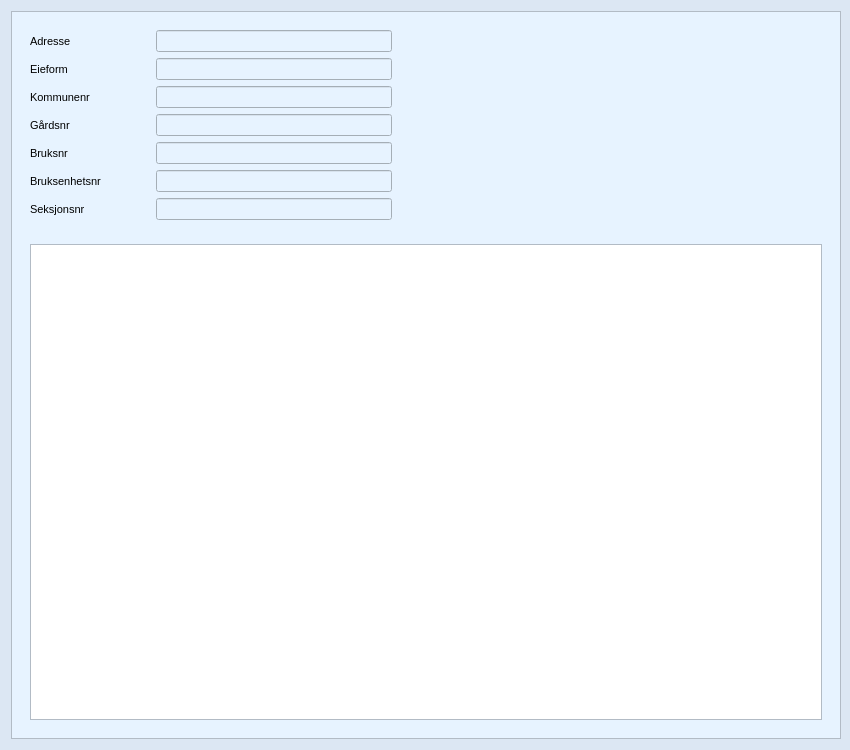
<?xml version="1.0" encoding="UTF-8"?>
<ui version="4.0">
 <class>dialog_eierskiftehistorikk</class>
 <widget class="QDialog" name="dialog_eierskiftehistorikk">
  <property name="geometry">
   <rect>
    <x>0</x>
    <y>0</y>
    <width>850</width>
    <height>750</height>
   </rect>
  </property>
  <property name="sizePolicy">
   <sizepolicy hsizetype="Preferred" vsizetype="Preferred">
    <horstretch>0</horstretch>
    <verstretch>0</verstretch>
   </sizepolicy>
  </property>
  <property name="minimumSize">
   <size>
    <width>850</width>
    <height>750</height>
   </size>
  </property>
  <property name="maximumSize">
   <size>
    <width>16777215</width>
    <height>16777215</height>
   </size>
  </property>
  <property name="palette">
   <palette>
    <active>
     <colorrole role="WindowText">
      <brush brushstyle="SolidPattern">
       <color alpha="255">
        <red>0</red>
        <green>0</green>
        <blue>0</blue>
       </color>
      </brush>
     </colorrole>
     <colorrole role="Button">
      <brush brushstyle="SolidPattern">
       <color alpha="255">
        <red>220</red>
        <green>231</green>
        <blue>243</blue>
       </color>
      </brush>
     </colorrole>
     <colorrole role="Light">
      <brush brushstyle="SolidPattern">
       <color alpha="255">
        <red>255</red>
        <green>255</green>
        <blue>255</blue>
       </color>
      </brush>
     </colorrole>
     <colorrole role="Midlight">
      <brush brushstyle="SolidPattern">
       <color alpha="255">
        <red>237</red>
        <green>243</green>
        <blue>249</blue>
       </color>
      </brush>
     </colorrole>
     <colorrole role="Dark">
      <brush brushstyle="SolidPattern">
       <color alpha="255">
        <red>110</red>
        <green>115</green>
        <blue>121</blue>
       </color>
      </brush>
     </colorrole>
     <colorrole role="Mid">
      <brush brushstyle="SolidPattern">
       <color alpha="255">
        <red>147</red>
        <green>154</green>
        <blue>162</blue>
       </color>
      </brush>
     </colorrole>
     <colorrole role="Text">
      <brush brushstyle="SolidPattern">
       <color alpha="255">
        <red>0</red>
        <green>0</green>
        <blue>0</blue>
       </color>
      </brush>
     </colorrole>
     <colorrole role="BrightText">
      <brush brushstyle="SolidPattern">
       <color alpha="255">
        <red>255</red>
        <green>255</green>
        <blue>255</blue>
       </color>
      </brush>
     </colorrole>
     <colorrole role="ButtonText">
      <brush brushstyle="SolidPattern">
       <color alpha="255">
        <red>0</red>
        <green>0</green>
        <blue>0</blue>
       </color>
      </brush>
     </colorrole>
     <colorrole role="Base">
      <brush brushstyle="SolidPattern">
       <color alpha="255">
        <red>255</red>
        <green>255</green>
        <blue>255</blue>
       </color>
      </brush>
     </colorrole>
     <colorrole role="Window">
      <brush brushstyle="SolidPattern">
       <color alpha="255">
        <red>220</red>
        <green>231</green>
        <blue>243</blue>
       </color>
      </brush>
     </colorrole>
     <colorrole role="Shadow">
      <brush brushstyle="SolidPattern">
       <color alpha="255">
        <red>0</red>
        <green>0</green>
        <blue>0</blue>
       </color>
      </brush>
     </colorrole>
     <colorrole role="AlternateBase">
      <brush brushstyle="SolidPattern">
       <color alpha="255">
        <red>237</red>
        <green>243</green>
        <blue>249</blue>
       </color>
      </brush>
     </colorrole>
     <colorrole role="ToolTipBase">
      <brush brushstyle="SolidPattern">
       <color alpha="255">
        <red>255</red>
        <green>255</green>
        <blue>220</blue>
       </color>
      </brush>
     </colorrole>
     <colorrole role="ToolTipText">
      <brush brushstyle="SolidPattern">
       <color alpha="255">
        <red>0</red>
        <green>0</green>
        <blue>0</blue>
       </color>
      </brush>
     </colorrole>
    </active>
    <inactive>
     <colorrole role="WindowText">
      <brush brushstyle="SolidPattern">
       <color alpha="255">
        <red>0</red>
        <green>0</green>
        <blue>0</blue>
       </color>
      </brush>
     </colorrole>
     <colorrole role="Button">
      <brush brushstyle="SolidPattern">
       <color alpha="255">
        <red>220</red>
        <green>231</green>
        <blue>243</blue>
       </color>
      </brush>
     </colorrole>
     <colorrole role="Light">
      <brush brushstyle="SolidPattern">
       <color alpha="255">
        <red>255</red>
        <green>255</green>
        <blue>255</blue>
       </color>
      </brush>
     </colorrole>
     <colorrole role="Midlight">
      <brush brushstyle="SolidPattern">
       <color alpha="255">
        <red>237</red>
        <green>243</green>
        <blue>249</blue>
       </color>
      </brush>
     </colorrole>
     <colorrole role="Dark">
      <brush brushstyle="SolidPattern">
       <color alpha="255">
        <red>110</red>
        <green>115</green>
        <blue>121</blue>
       </color>
      </brush>
     </colorrole>
     <colorrole role="Mid">
      <brush brushstyle="SolidPattern">
       <color alpha="255">
        <red>147</red>
        <green>154</green>
        <blue>162</blue>
       </color>
      </brush>
     </colorrole>
     <colorrole role="Text">
      <brush brushstyle="SolidPattern">
       <color alpha="255">
        <red>0</red>
        <green>0</green>
        <blue>0</blue>
       </color>
      </brush>
     </colorrole>
     <colorrole role="BrightText">
      <brush brushstyle="SolidPattern">
       <color alpha="255">
        <red>255</red>
        <green>255</green>
        <blue>255</blue>
       </color>
      </brush>
     </colorrole>
     <colorrole role="ButtonText">
      <brush brushstyle="SolidPattern">
       <color alpha="255">
        <red>0</red>
        <green>0</green>
        <blue>0</blue>
       </color>
      </brush>
     </colorrole>
     <colorrole role="Base">
      <brush brushstyle="SolidPattern">
       <color alpha="255">
        <red>255</red>
        <green>255</green>
        <blue>255</blue>
       </color>
      </brush>
     </colorrole>
     <colorrole role="Window">
      <brush brushstyle="SolidPattern">
       <color alpha="255">
        <red>220</red>
        <green>231</green>
        <blue>243</blue>
       </color>
      </brush>
     </colorrole>
     <colorrole role="Shadow">
      <brush brushstyle="SolidPattern">
       <color alpha="255">
        <red>0</red>
        <green>0</green>
        <blue>0</blue>
       </color>
      </brush>
     </colorrole>
     <colorrole role="AlternateBase">
      <brush brushstyle="SolidPattern">
       <color alpha="255">
        <red>237</red>
        <green>243</green>
        <blue>249</blue>
       </color>
      </brush>
     </colorrole>
     <colorrole role="ToolTipBase">
      <brush brushstyle="SolidPattern">
       <color alpha="255">
        <red>255</red>
        <green>255</green>
        <blue>220</blue>
       </color>
      </brush>
     </colorrole>
     <colorrole role="ToolTipText">
      <brush brushstyle="SolidPattern">
       <color alpha="255">
        <red>0</red>
        <green>0</green>
        <blue>0</blue>
       </color>
      </brush>
     </colorrole>
    </inactive>
    <disabled>
     <colorrole role="WindowText">
      <brush brushstyle="SolidPattern">
       <color alpha="255">
        <red>110</red>
        <green>115</green>
        <blue>121</blue>
       </color>
      </brush>
     </colorrole>
     <colorrole role="Button">
      <brush brushstyle="SolidPattern">
       <color alpha="255">
        <red>220</red>
        <green>231</green>
        <blue>243</blue>
       </color>
      </brush>
     </colorrole>
     <colorrole role="Light">
      <brush brushstyle="SolidPattern">
       <color alpha="255">
        <red>255</red>
        <green>255</green>
        <blue>255</blue>
       </color>
      </brush>
     </colorrole>
     <colorrole role="Midlight">
      <brush brushstyle="SolidPattern">
       <color alpha="255">
        <red>237</red>
        <green>243</green>
        <blue>249</blue>
       </color>
      </brush>
     </colorrole>
     <colorrole role="Dark">
      <brush brushstyle="SolidPattern">
       <color alpha="255">
        <red>110</red>
        <green>115</green>
        <blue>121</blue>
       </color>
      </brush>
     </colorrole>
     <colorrole role="Mid">
      <brush brushstyle="SolidPattern">
       <color alpha="255">
        <red>147</red>
        <green>154</green>
        <blue>162</blue>
       </color>
      </brush>
     </colorrole>
     <colorrole role="Text">
      <brush brushstyle="SolidPattern">
       <color alpha="255">
        <red>110</red>
        <green>115</green>
        <blue>121</blue>
       </color>
      </brush>
     </colorrole>
     <colorrole role="BrightText">
      <brush brushstyle="SolidPattern">
       <color alpha="255">
        <red>255</red>
        <green>255</green>
        <blue>255</blue>
       </color>
      </brush>
     </colorrole>
     <colorrole role="ButtonText">
      <brush brushstyle="SolidPattern">
       <color alpha="255">
        <red>110</red>
        <green>115</green>
        <blue>121</blue>
       </color>
      </brush>
     </colorrole>
     <colorrole role="Base">
      <brush brushstyle="SolidPattern">
       <color alpha="255">
        <red>220</red>
        <green>231</green>
        <blue>243</blue>
       </color>
      </brush>
     </colorrole>
     <colorrole role="Window">
      <brush brushstyle="SolidPattern">
       <color alpha="255">
        <red>220</red>
        <green>231</green>
        <blue>243</blue>
       </color>
      </brush>
     </colorrole>
     <colorrole role="Shadow">
      <brush brushstyle="SolidPattern">
       <color alpha="255">
        <red>0</red>
        <green>0</green>
        <blue>0</blue>
       </color>
      </brush>
     </colorrole>
     <colorrole role="AlternateBase">
      <brush brushstyle="SolidPattern">
       <color alpha="255">
        <red>220</red>
        <green>231</green>
        <blue>243</blue>
       </color>
      </brush>
     </colorrole>
     <colorrole role="ToolTipBase">
      <brush brushstyle="SolidPattern">
       <color alpha="255">
        <red>255</red>
        <green>255</green>
        <blue>220</blue>
       </color>
      </brush>
     </colorrole>
     <colorrole role="ToolTipText">
      <brush brushstyle="SolidPattern">
       <color alpha="255">
        <red>0</red>
        <green>0</green>
        <blue>0</blue>
       </color>
      </brush>
     </colorrole>
    </disabled>
   </palette>
  </property>
  <property name="font">
   <font>
    <pointsize>8</pointsize>
   </font>
  </property>
  <property name="windowTitle">
   <string>Eierskiftehistorikk</string>
  </property>
  <property name="windowIcon">
   <iconset resource="../../images/img.qrc">
    <normaloff>:/img/logo_no_text.svg</normaloff>:/img/logo_no_text.svg</iconset>
  </property>
  <layout class="QGridLayout" name="gridLayout">
   <item row="0" column="0" alignment="Qt::AlignLeft">
    <widget class="QFrame" name="frame_eierskiftehistorikk">
     <property name="sizePolicy">
      <sizepolicy hsizetype="Fixed" vsizetype="Preferred">
       <horstretch>0</horstretch>
       <verstretch>0</verstretch>
      </sizepolicy>
     </property>
     <property name="minimumSize">
      <size>
       <width>830</width>
       <height>0</height>
      </size>
     </property>
     <property name="palette">
      <palette>
       <active>
        <colorrole role="WindowText">
         <brush brushstyle="SolidPattern">
          <color alpha="255">
           <red>0</red>
           <green>0</green>
           <blue>0</blue>
          </color>
         </brush>
        </colorrole>
        <colorrole role="Button">
         <brush brushstyle="SolidPattern">
          <color alpha="255">
           <red>231</red>
           <green>243</green>
           <blue>255</blue>
          </color>
         </brush>
        </colorrole>
        <colorrole role="Light">
         <brush brushstyle="SolidPattern">
          <color alpha="255">
           <red>255</red>
           <green>255</green>
           <blue>255</blue>
          </color>
         </brush>
        </colorrole>
        <colorrole role="Midlight">
         <brush brushstyle="SolidPattern">
          <color alpha="255">
           <red>243</red>
           <green>249</green>
           <blue>255</blue>
          </color>
         </brush>
        </colorrole>
        <colorrole role="Dark">
         <brush brushstyle="SolidPattern">
          <color alpha="255">
           <red>115</red>
           <green>121</green>
           <blue>127</blue>
          </color>
         </brush>
        </colorrole>
        <colorrole role="Mid">
         <brush brushstyle="SolidPattern">
          <color alpha="255">
           <red>154</red>
           <green>162</green>
           <blue>170</blue>
          </color>
         </brush>
        </colorrole>
        <colorrole role="Text">
         <brush brushstyle="SolidPattern">
          <color alpha="255">
           <red>0</red>
           <green>0</green>
           <blue>0</blue>
          </color>
         </brush>
        </colorrole>
        <colorrole role="BrightText">
         <brush brushstyle="SolidPattern">
          <color alpha="255">
           <red>255</red>
           <green>255</green>
           <blue>255</blue>
          </color>
         </brush>
        </colorrole>
        <colorrole role="ButtonText">
         <brush brushstyle="SolidPattern">
          <color alpha="255">
           <red>0</red>
           <green>0</green>
           <blue>0</blue>
          </color>
         </brush>
        </colorrole>
        <colorrole role="Base">
         <brush brushstyle="SolidPattern">
          <color alpha="255">
           <red>255</red>
           <green>255</green>
           <blue>255</blue>
          </color>
         </brush>
        </colorrole>
        <colorrole role="Window">
         <brush brushstyle="SolidPattern">
          <color alpha="255">
           <red>231</red>
           <green>243</green>
           <blue>255</blue>
          </color>
         </brush>
        </colorrole>
        <colorrole role="Shadow">
         <brush brushstyle="SolidPattern">
          <color alpha="255">
           <red>0</red>
           <green>0</green>
           <blue>0</blue>
          </color>
         </brush>
        </colorrole>
        <colorrole role="AlternateBase">
         <brush brushstyle="SolidPattern">
          <color alpha="255">
           <red>243</red>
           <green>249</green>
           <blue>255</blue>
          </color>
         </brush>
        </colorrole>
        <colorrole role="ToolTipBase">
         <brush brushstyle="SolidPattern">
          <color alpha="255">
           <red>255</red>
           <green>255</green>
           <blue>220</blue>
          </color>
         </brush>
        </colorrole>
        <colorrole role="ToolTipText">
         <brush brushstyle="SolidPattern">
          <color alpha="255">
           <red>0</red>
           <green>0</green>
           <blue>0</blue>
          </color>
         </brush>
        </colorrole>
       </active>
       <inactive>
        <colorrole role="WindowText">
         <brush brushstyle="SolidPattern">
          <color alpha="255">
           <red>0</red>
           <green>0</green>
           <blue>0</blue>
          </color>
         </brush>
        </colorrole>
        <colorrole role="Button">
         <brush brushstyle="SolidPattern">
          <color alpha="255">
           <red>231</red>
           <green>243</green>
           <blue>255</blue>
          </color>
         </brush>
        </colorrole>
        <colorrole role="Light">
         <brush brushstyle="SolidPattern">
          <color alpha="255">
           <red>255</red>
           <green>255</green>
           <blue>255</blue>
          </color>
         </brush>
        </colorrole>
        <colorrole role="Midlight">
         <brush brushstyle="SolidPattern">
          <color alpha="255">
           <red>243</red>
           <green>249</green>
           <blue>255</blue>
          </color>
         </brush>
        </colorrole>
        <colorrole role="Dark">
         <brush brushstyle="SolidPattern">
          <color alpha="255">
           <red>115</red>
           <green>121</green>
           <blue>127</blue>
          </color>
         </brush>
        </colorrole>
        <colorrole role="Mid">
         <brush brushstyle="SolidPattern">
          <color alpha="255">
           <red>154</red>
           <green>162</green>
           <blue>170</blue>
          </color>
         </brush>
        </colorrole>
        <colorrole role="Text">
         <brush brushstyle="SolidPattern">
          <color alpha="255">
           <red>0</red>
           <green>0</green>
           <blue>0</blue>
          </color>
         </brush>
        </colorrole>
        <colorrole role="BrightText">
         <brush brushstyle="SolidPattern">
          <color alpha="255">
           <red>255</red>
           <green>255</green>
           <blue>255</blue>
          </color>
         </brush>
        </colorrole>
        <colorrole role="ButtonText">
         <brush brushstyle="SolidPattern">
          <color alpha="255">
           <red>0</red>
           <green>0</green>
           <blue>0</blue>
          </color>
         </brush>
        </colorrole>
        <colorrole role="Base">
         <brush brushstyle="SolidPattern">
          <color alpha="255">
           <red>255</red>
           <green>255</green>
           <blue>255</blue>
          </color>
         </brush>
        </colorrole>
        <colorrole role="Window">
         <brush brushstyle="SolidPattern">
          <color alpha="255">
           <red>231</red>
           <green>243</green>
           <blue>255</blue>
          </color>
         </brush>
        </colorrole>
        <colorrole role="Shadow">
         <brush brushstyle="SolidPattern">
          <color alpha="255">
           <red>0</red>
           <green>0</green>
           <blue>0</blue>
          </color>
         </brush>
        </colorrole>
        <colorrole role="AlternateBase">
         <brush brushstyle="SolidPattern">
          <color alpha="255">
           <red>243</red>
           <green>249</green>
           <blue>255</blue>
          </color>
         </brush>
        </colorrole>
        <colorrole role="ToolTipBase">
         <brush brushstyle="SolidPattern">
          <color alpha="255">
           <red>255</red>
           <green>255</green>
           <blue>220</blue>
          </color>
         </brush>
        </colorrole>
        <colorrole role="ToolTipText">
         <brush brushstyle="SolidPattern">
          <color alpha="255">
           <red>0</red>
           <green>0</green>
           <blue>0</blue>
          </color>
         </brush>
        </colorrole>
       </inactive>
       <disabled>
        <colorrole role="WindowText">
         <brush brushstyle="SolidPattern">
          <color alpha="255">
           <red>115</red>
           <green>121</green>
           <blue>127</blue>
          </color>
         </brush>
        </colorrole>
        <colorrole role="Button">
         <brush brushstyle="SolidPattern">
          <color alpha="255">
           <red>231</red>
           <green>243</green>
           <blue>255</blue>
          </color>
         </brush>
        </colorrole>
        <colorrole role="Light">
         <brush brushstyle="SolidPattern">
          <color alpha="255">
           <red>255</red>
           <green>255</green>
           <blue>255</blue>
          </color>
         </brush>
        </colorrole>
        <colorrole role="Midlight">
         <brush brushstyle="SolidPattern">
          <color alpha="255">
           <red>243</red>
           <green>249</green>
           <blue>255</blue>
          </color>
         </brush>
        </colorrole>
        <colorrole role="Dark">
         <brush brushstyle="SolidPattern">
          <color alpha="255">
           <red>115</red>
           <green>121</green>
           <blue>127</blue>
          </color>
         </brush>
        </colorrole>
        <colorrole role="Mid">
         <brush brushstyle="SolidPattern">
          <color alpha="255">
           <red>154</red>
           <green>162</green>
           <blue>170</blue>
          </color>
         </brush>
        </colorrole>
        <colorrole role="Text">
         <brush brushstyle="SolidPattern">
          <color alpha="255">
           <red>115</red>
           <green>121</green>
           <blue>127</blue>
          </color>
         </brush>
        </colorrole>
        <colorrole role="BrightText">
         <brush brushstyle="SolidPattern">
          <color alpha="255">
           <red>255</red>
           <green>255</green>
           <blue>255</blue>
          </color>
         </brush>
        </colorrole>
        <colorrole role="ButtonText">
         <brush brushstyle="SolidPattern">
          <color alpha="255">
           <red>115</red>
           <green>121</green>
           <blue>127</blue>
          </color>
         </brush>
        </colorrole>
        <colorrole role="Base">
         <brush brushstyle="SolidPattern">
          <color alpha="255">
           <red>231</red>
           <green>243</green>
           <blue>255</blue>
          </color>
         </brush>
        </colorrole>
        <colorrole role="Window">
         <brush brushstyle="SolidPattern">
          <color alpha="255">
           <red>231</red>
           <green>243</green>
           <blue>255</blue>
          </color>
         </brush>
        </colorrole>
        <colorrole role="Shadow">
         <brush brushstyle="SolidPattern">
          <color alpha="255">
           <red>0</red>
           <green>0</green>
           <blue>0</blue>
          </color>
         </brush>
        </colorrole>
        <colorrole role="AlternateBase">
         <brush brushstyle="SolidPattern">
          <color alpha="255">
           <red>231</red>
           <green>243</green>
           <blue>255</blue>
          </color>
         </brush>
        </colorrole>
        <colorrole role="ToolTipBase">
         <brush brushstyle="SolidPattern">
          <color alpha="255">
           <red>255</red>
           <green>255</green>
           <blue>220</blue>
          </color>
         </brush>
        </colorrole>
        <colorrole role="ToolTipText">
         <brush brushstyle="SolidPattern">
          <color alpha="255">
           <red>0</red>
           <green>0</green>
           <blue>0</blue>
          </color>
         </brush>
        </colorrole>
       </disabled>
      </palette>
     </property>
     <property name="autoFillBackground">
      <bool>true</bool>
     </property>
     <property name="frameShape">
      <enum>QFrame::StyledPanel</enum>
     </property>
     <property name="frameShadow">
      <enum>QFrame::Plain</enum>
     </property>
     <layout class="QGridLayout" name="gridLayout_2">
      <item row="1" column="0" colspan="3">
       <widget class="QFrame" name="frame_table_historikk">
        <property name="minimumSize">
         <size>
          <width>0</width>
          <height>0</height>
         </size>
        </property>
        <property name="frameShape">
         <enum>QFrame::NoFrame</enum>
        </property>
        <property name="frameShadow">
         <enum>QFrame::Raised</enum>
        </property>
        <layout class="QGridLayout" name="gridLayout_4">
         <item row="0" column="0">
          <widget class="QTableView" name="table_view_historikk">
           <property name="enabled">
            <bool>true</bool>
           </property>
           <property name="alternatingRowColors">
            <bool>true</bool>
           </property>
           <property name="selectionBehavior">
            <enum>QAbstractItemView::SelectRows</enum>
           </property>
           <property name="gridStyle">
            <enum>Qt::DotLine</enum>
           </property>
           <property name="sortingEnabled">
            <bool>false</bool>
           </property>
           <attribute name="horizontalHeaderHighlightSections">
            <bool>false</bool>
           </attribute>
          </widget>
         </item>
        </layout>
       </widget>
      </item>
      <item row="0" column="0">
       <widget class="QFrame" name="frame_info_historikk">
        <property name="sizePolicy">
         <sizepolicy hsizetype="Fixed" vsizetype="Fixed">
          <horstretch>0</horstretch>
          <verstretch>0</verstretch>
         </sizepolicy>
        </property>
        <property name="frameShape">
         <enum>QFrame::NoFrame</enum>
        </property>
        <property name="frameShadow">
         <enum>QFrame::Raised</enum>
        </property>
        <layout class="QGridLayout" name="gridLayout_3">
         <item row="3" column="1">
          <widget class="QLineEdit" name="line_edit_gardsnr">
           <property name="enabled">
            <bool>false</bool>
           </property>
          </widget>
         </item>
         <item row="0" column="0">
          <widget class="QLabel" name="label_finn_adresse">
           <property name="minimumSize">
            <size>
             <width>120</width>
             <height>0</height>
            </size>
           </property>
           <property name="text">
            <string>Adresse</string>
           </property>
           <property name="buddy">
            <cstring>line_edit_finn_adresse</cstring>
           </property>
          </widget>
         </item>
         <item row="1" column="0">
          <widget class="QLabel" name="label_eieform_historikk">
           <property name="text">
            <string>Eieform</string>
           </property>
           <property name="buddy">
            <cstring>line_edit_eieform</cstring>
           </property>
          </widget>
         </item>
         <item row="2" column="0">
          <widget class="QLabel" name="label_kommunenr">
           <property name="text">
            <string>Kommunenr</string>
           </property>
           <property name="buddy">
            <cstring>line_edit_kommunenr</cstring>
           </property>
          </widget>
         </item>
         <item row="3" column="0">
          <widget class="QLabel" name="label_gardsnr">
           <property name="text">
            <string>Gårdsnr</string>
           </property>
           <property name="buddy">
            <cstring>line_edit_gardsnr</cstring>
           </property>
          </widget>
         </item>
         <item row="4" column="0">
          <widget class="QLabel" name="label_bruksnr">
           <property name="text">
            <string>Bruksnr</string>
           </property>
           <property name="buddy">
            <cstring>line_edit_bruksnr</cstring>
           </property>
          </widget>
         </item>
         <item row="2" column="1">
          <widget class="QLineEdit" name="line_edit_kommunenr">
           <property name="enabled">
            <bool>false</bool>
           </property>
          </widget>
         </item>
         <item row="0" column="1">
          <widget class="QLineEdit" name="line_edit_finn_adresse">
           <property name="enabled">
            <bool>false</bool>
           </property>
           <property name="minimumSize">
            <size>
             <width>236</width>
             <height>0</height>
            </size>
           </property>
          </widget>
         </item>
         <item row="5" column="0">
          <widget class="QLabel" name="label_bruksenhetsnr">
           <property name="text">
            <string>Bruksenhetsnr</string>
           </property>
           <property name="buddy">
            <cstring>line_edit_bruksenhetsnr</cstring>
           </property>
          </widget>
         </item>
         <item row="5" column="1">
          <widget class="QLineEdit" name="line_edit_bruksenhetsnr">
           <property name="enabled">
            <bool>false</bool>
           </property>
          </widget>
         </item>
         <item row="4" column="1">
          <widget class="QLineEdit" name="line_edit_bruksnr">
           <property name="enabled">
            <bool>false</bool>
           </property>
          </widget>
         </item>
         <item row="1" column="1">
          <widget class="QLineEdit" name="line_edit_eieform">
           <property name="enabled">
            <bool>false</bool>
           </property>
          </widget>
         </item>
         <item row="6" column="0">
          <widget class="QLabel" name="label_seksjonsnr">
           <property name="text">
            <string>Seksjonsnr</string>
           </property>
          </widget>
         </item>
         <item row="6" column="1">
          <widget class="QLineEdit" name="line_edit_seksjonsnr">
           <property name="enabled">
            <bool>false</bool>
           </property>
          </widget>
         </item>
        </layout>
       </widget>
      </item>
     </layout>
    </widget>
   </item>
  </layout>
 </widget>
 <tabstops>
  <tabstop>line_edit_finn_adresse</tabstop>
  <tabstop>line_edit_eieform</tabstop>
  <tabstop>line_edit_kommunenr</tabstop>
  <tabstop>line_edit_gardsnr</tabstop>
  <tabstop>line_edit_bruksnr</tabstop>
  <tabstop>line_edit_bruksenhetsnr</tabstop>
  <tabstop>line_edit_seksjonsnr</tabstop>
  <tabstop>table_view_historikk</tabstop>
 </tabstops>
 <resources>
  <include location="../../images/img.qrc"/>
 </resources>
 <connections/>
</ui>
